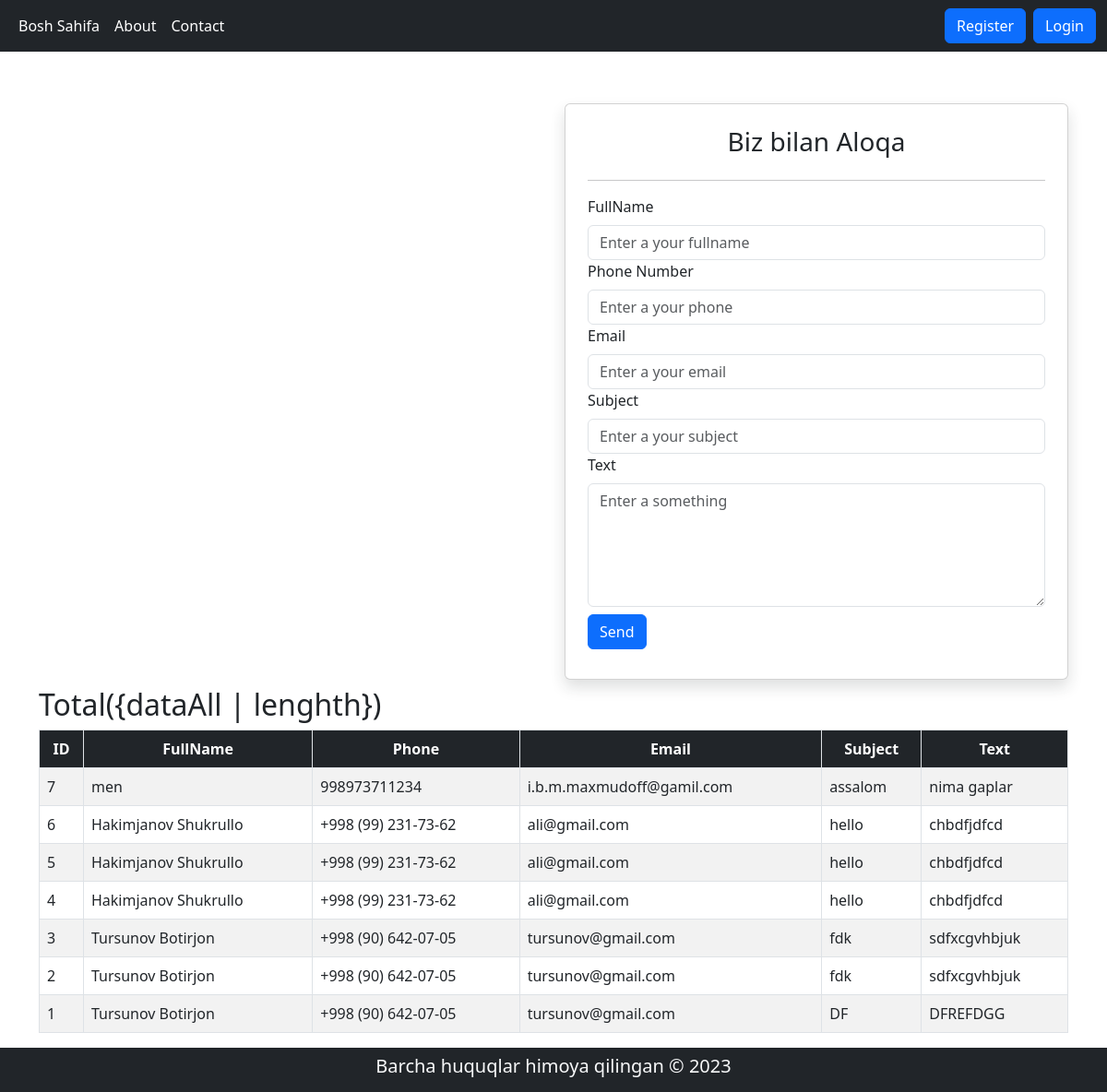
Page /contact/ on the committed database.
### news/models.py (models this page shows)
class ContactUs(models.Model):
    fullname=models.CharField(max_length=100, verbose_name='F.I.O')
    phone=models.CharField(max_length=50)
    email=models.EmailField()
    subject=models.CharField(max_length=250)
    text=models.TextField()
    created_at=models.DateTimeField(auto_now_add=True)
    updated_at=models.DateTimeField(auto_now=True)

### news/views.py (the view, shortened to what this page needs)
# urls.py: path('contact/',contact,name='contact-page'),
def contact(request):
    dataAll=ContactUs.objects.all().order_by('-id')
    context={
        'dataAll':dataAll
    }
    return render(request,'contact.html',context)

### templates/contact.html (shortened to what this page needs)
{% extends 'basic/main.html' %}
{% block myblock %}
<div class="container my-5">
    <div class="row">
        <div class="col-md-6">
            <iframe src="https://www.google.com/maps/embed?pb=!1m18!1m12!1m3!1d3011.297473189006!2d71.63555742588643!3d40.99686181309886!2m3!1f0!2f0!3f0!3m2!1i1024!2i768!4f13.1!3m3!1m2!1s0x38bb4b53b3d1aa1d%3A0xf01247f941cd093c!2sNamangan%20IT%20School!5e0!3m2!1suz!2s!4v1674560297419!5m2!1suz!2s" width="600" height="90%" style="border:0;" allowfullscreen="" loading="lazy"></iframe>
        </div>
        <div class="col-md-6">
            <div class="card shadow p-4 my-2">
                <h3 class="text-center">Biz bilan Aloqa</h3>
                <hr>
                    <form method="post">
                    <div class="form-group">
                        <label class="form-label">FullName</label>
                        <input type="text" class="form-control"
                        required placeholder="Enter a your fullname" name="fullname">
                    </div>
                    <div class="form-group">
                        <label class="form-label">Phone Number</label>
                        <input type="text" class="form-control"
                        required placeholder="Enter a your phone" name="phone">
                    </div>
                    <div class="form-group">
                        <label class="form-label">Email</label>
                        <input type="email" class="form-control"
                        required placeholder="Enter a your email" name="email">
                    </div>
                    <div class="form-group">
                        <label class="form-label">Subject</label>
                        <input type="text" class="form-control"
                        required placeholder="Enter a your subject" name="subject">
                    </div>
                    <div class="form-group">
                        <label class="form-label">Text</label>
                        <textarea name="text" rows="5"
                        class="form-control" required placeholder="Enter a something"></textarea>
                    </div>
                    <div class="form-group my-2">
                        <input type="submit" class="btn btn-primary" name="submitBtn" value="Send">
                    </div>
                </form>
            </div>
        </div>
        <div class="col-md-12">
                <h2 class="text-centr">Total({dataAll | lenghth})</h2>
            <table class="table table-striped table-bordered table-hover">
                <thead class="bg-dark text-white text-center">
                    <th>ID</th>
                    <th>FullName</th>
                    <th>Phone</th>
                    <th>Email</th>
                    <th>Subject</th>
                    <th>Text</th>
                </thead>
                <tbody>
                    {%for data in dataAll%}
                    <tr>
                        <td>{{data.id}}</td>
                        <td>{{data.fullname}}</td>
                        <td>{{data.phone}}</td>
                        <td>{{data.email}}</td>
                        <td>{{data.subject}}</td>
                        <td>{{data.text}}</td>
                    </tr>
                    {%endfor%}
                </tbody>
            </table>
        </div>
    </div>
</div>
{% endblock %}

### templates/basic/main.html (shortened to what this page needs)
<!DOCTYPE html>
{% load static %}
<html lang="en">
<head>
    <link rel="stylesheet" href="{% static 'css/bootstrap5/css/bootstrap.min.css'%}">
</head>
<body>
    {% include 'basic/navbar.html' %}
    {%block myblock%}
    {%endblock%}
    {% include 'basic/footer.html' %}
</body>
</html>

### templates/basic/navbar.html (shortened to what this page needs)
<nav class="navbar navbar-expand-lg bg-dark navbar-dark">
  <div class="container-fluid">
    <div class="collapse navbar-collapse" id="navbarSupportedContent">
      <ul class="navbar-nav me-auto mb-2 mb-lg-0">
        <li class="nav-item">
          <a class="nav-link active" aria-current="page" href="{% url 'home-page'%}">Bosh Sahifa</a>
        </li>
        <li class="nav-item">
          <a class="nav-link active" href="{% url 'about-page'%}">About</a>
        </li>
        <li class="nav-item">
          <a class="nav-link active" href="{% url 'contact-page'%}">Contact</a>
        </li>
      </ul>
      <ul class="navbar-nav ms-auto">
        {% if request.user.is_authenticated %}
        <li class="nav-item">
          <a class="btn btn-danger" href="{% url 'logout'%}">Logout</a>
        </li>
        {% else %}
        <li class="nav-item">
          <a class="btn btn-primary me-2" href="{% url 'register_page'%}">Register</a>
        </li>
        <li class="nav-item">
          <a class="btn btn-primary" href="{% url 'login'%}">Login</a>
        </li>
        {% endif %}
    </ul>
    </div>
  </div>
</nav>

### templates/basic/footer.html
<footer class="bg-dark p-2 text-light fixed-bottom text-center">
    <h5>Barcha huquqlar himoya qilingan &copy; 2023</h5>
  </footer>

### rows in the picture
ContactUs: id "7", fullname "men", phone "998973711234", email "i.b.m.maxmudoff@gamil.com", subject "assalom", text "nima gaplar"
ContactUs: id "6", fullname "Hakimjanov Shukrullo", phone "+998 (99) 231-73-62", email "ali@gmail.com", subject "hello", text "chbdfjdfcd"
ContactUs: id "5", fullname "Hakimjanov Shukrullo", phone "+998 (99) 231-73-62", email "ali@gmail.com", subject "hello", text "chbdfjdfcd"
ContactUs: id "4", fullname "Hakimjanov Shukrullo", phone "+998 (99) 231-73-62", email "ali@gmail.com", subject "hello", text "chbdfjdfcd"
ContactUs: id "3", fullname "Tursunov Botirjon", phone "+998 (90) 642-07-05", email "tursunov@gmail.com", subject "fdk", text "sdfxcgvhbjuk"
ContactUs: id "2", fullname "Tursunov Botirjon", phone "+998 (90) 642-07-05", email "tursunov@gmail.com", subject "fdk", text "sdfxcgvhbjuk"
ContactUs: id "1", fullname "Tursunov Botirjon", phone "+998 (90) 642-07-05", email "tursunov@gmail.com", subject "DF", text "DFREFDGG"
